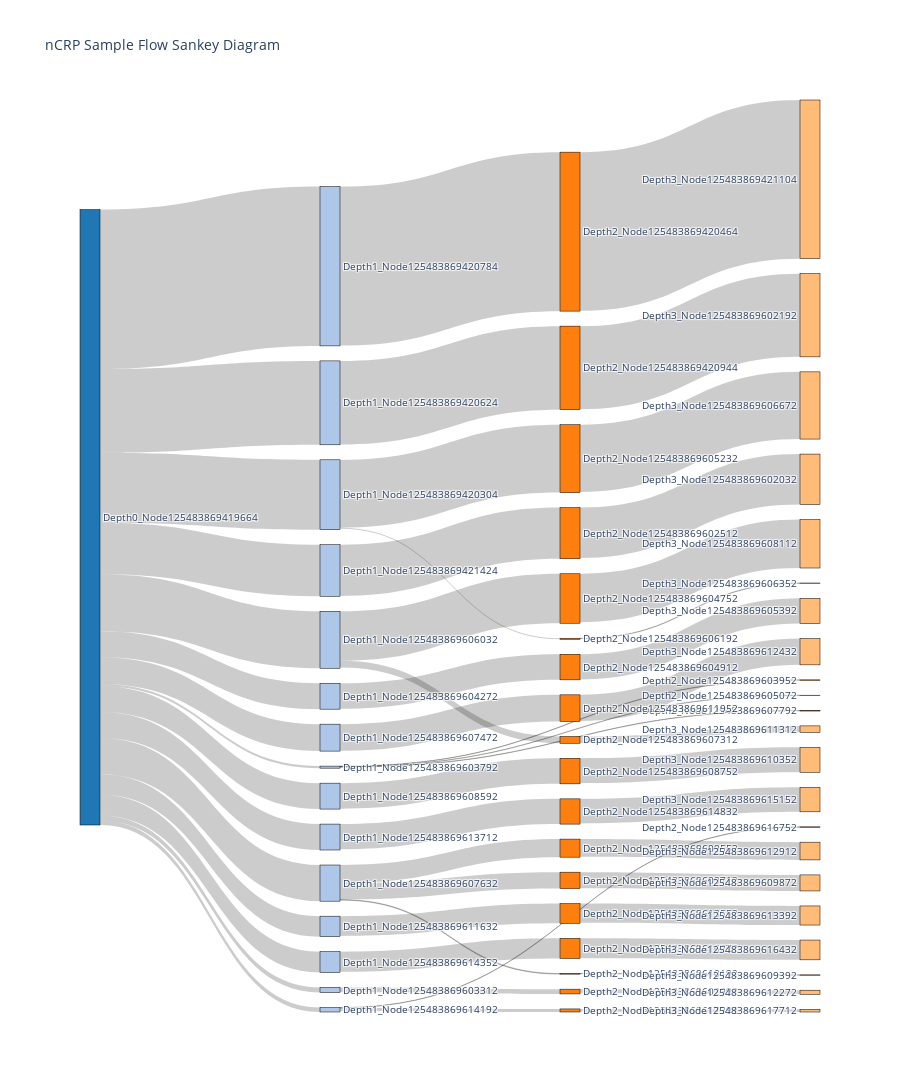

The notebook cell this image was saved under:
### Code cell
def plot_sankey(source, target, value, labels, label_depths, height=600):
    # Use a colormap (e.g., tab20) to assign colors by depth
    unique_depths = sorted(set(label_depths.values()))
    cmap = plt.get_cmap('tab20')
    depth_colors = {d: mcolors.to_hex(cmap(i % 20)) for i, d in enumerate(unique_depths)}
    
    node_colors = [depth_colors[label_depths[label]] for label in labels]

    fig = go.Figure(data=[go.Sankey(
        node=dict(
            pad=15,
            thickness=20,
            line=dict(color="black", width=0.5),
            label=labels,
            color=node_colors
        ),
        link=dict(
            source=source,
            target=target,
            value=value
        ))])

    fig.update_layout(
        title_text="nCRP Sample Flow Sankey Diagram",
        font_size=10,
        height=height
    )
    fig.show()


plot_sankey(*build_sankey_data(root), height=4000)

### Figure 1 — Plotly figure (JSON) as saved in the notebook; plotly's stock layout.template omitted (floating-point values rounded to 4 significant figures)
{"data": [{"link": {"source": [0, 1, 2, 0, 4, 5, 0, 7, 8, 8, 0, 11, 12, 11, 14, 11, 16, 0, 18, 19, 19, 0, 22, 23, 0, 25, 26, 26, 25, 29, 29, 25, 0, 33, 34, 33, 36, 36, 36, 0, 40, 41, 0, 43, 44, 44, 0, 47, 48, 47, 50, 47, 52, 0, 54, 55, 55, 54, 0, 59, 60, 59, 62, 59, 0, 65, 66, 66, 65, 0, 70, 70, 72, 0], "target": [1, 2, 3, 4, 5, 6, 7, 8, 9, 10, 11, 12, 13, 14, 15, 16, 17, 18, 19, 20, 21, 22, 23, 24, 25, 26, 27, 28, 29, 30, 31, 32, 33, 34, 35, 36, 37, 38, 39, 40, 41, 42, 43, 44, 45, 46, 47, 48, 49, 50, 51, 52, 53, 54, 55, 56, 57, 58, 59, 60, 61, 62, 63, 64, 65, 66, 67, 68, 69, 70, 71, 72, 73, 74], "value": [467, 466, 465, 246, 245, 244, 151, 150, 148, 0, 6, 1, 0, 1, 0, 1, 0, 15, 14, 12, 0, 76, 75, 74, 205, 199, 197, 0, 3, 1, 0, 0, 167, 20, 19, 145, 142, 0, 0, 79, 78, 77, 76, 75, 73, 0, 106, 48, 47, 53, 52, 2, 1, 60, 58, 56, 0, 0, 13, 1, 0, 9, 8, 0, 76, 74, 72, 0, 0, 61, 0, 59, 58, 0]}, "node": {"color": ["#1f77b4", "#aec7e8", "#ff7f0e", "#ffbb78", "#aec7e8", "#ff7f0e", "#ffbb78", "#aec7e8", "#ff7f0e", "#ffbb78", "#ffbb78", "#aec7e8", "#ff7f0e", "#ffbb78", "#ff7f0e", "#ffbb78", "#ff7f0e", "#ffbb78", "#aec7e8", "#ff7f0e", "#ffbb78", "#ffbb78", "#aec7e8", "#ff7f0e", "#ffbb78", "#aec7e8", "#ff7f0e", "#ffbb78", "#ffbb78", "#ff7f0e", "#ffbb78", "#ffbb78", "#ff7f0e", "#aec7e8", "#ff7f0e", "#ffbb78", "#ff7f0e", "#ffbb78", "#ffbb78", "#ffbb78", "#aec7e8", "#ff7f0e", "#ffbb78", "#aec7e8", "#ff7f0e", "#ffbb78", "#ffbb78", "#aec7e8", "#ff7f0e", "#ffbb78", "#ff7f0e", "#ffbb78", "#ff7f0e", "#ffbb78", "#aec7e8", "#ff7f0e", "#ffbb78", "#ffbb78", "#ff7f0e", "#aec7e8", "#ff7f0e", "#ffbb78", "#ff7f0e", "#ffbb78", "#ff7f0e", "#aec7e8", "#ff7f0e", "#ffbb78", "#ffbb78", "#ff7f0e", "#aec7e8", "#ff7f0e", "#ff7f0e", "#ffbb78", "#aec7e8"], "label": ["Depth0_Node125483869419664", "Depth1_Node125483869420784", "Depth2_Node125483869420464", "Depth3_Node125483869421104", "Depth1_Node125483869420624", "Depth2_Node125483869420944", "Depth3_Node125483869602192", "Depth1_Node125483869421424", "Depth2_Node125483869602512", "Depth3_Node125483869602032", "Depth3_Node125483869603152", "Depth1_Node125483869603792", "Depth2_Node125483869603952", "Depth3_Node125483869604432", "Depth2_Node125483869605072", "Depth3_Node125483869607952", "Depth2_Node125483869607792", "Depth3_Node125483869749328", "Depth1_Node125483869603312", "Depth2_Node125483869602992", "Depth3_Node125483869612272", "Depth3_Node125483869614032", "Depth1_Node125483869604272", "Depth2_Node125483869604912", "Depth3_Node125483869605392", "Depth1_Node125483869420304", "Depth2_Node125483869605232", "Depth3_Node125483869606672", "Depth3_Node125483869611792", "Depth2_Node125483869606192", "Depth3_Node125483869606352", "Depth3_Node125483869606992", "Depth2_Node125483869605712", "Depth1_Node125483869606032", "Depth2_Node125483869607312", "Depth3_Node125483869611312", "Depth2_Node125483869604752", "Depth3_Node125483869608112", "Depth3_Node125483869608432", "Depth3_Node125483869610992", "Depth1_Node125483869607472", "Depth2_Node125483869611952", "Depth3_Node125483869612432", "Depth1_Node125483869608592", "Depth2_Node125483869608752", "Depth3_Node125483869610352", "Depth3_Node125483869611152", "Depth1_Node125483869607632", "Depth2_Node125483869609712", "Depth3_Node125483869609872", "Depth2_Node125483869609552", "Depth3_Node125483869612912", "Depth2_Node125483869610192", "Depth3_Node125483869609392", "Depth1_Node125483869611632", "Depth2_Node125483869613552", "Depth3_Node125483869613392", "Depth3_Node125483869613872", "Depth2_Node125483869614672", "Depth1_Node125483869614192", "Depth2_Node125483869616752", "Depth3_Node125483869617072", "Depth2_Node125483869617392", "Depth3_Node125483869617712", "Depth2_Node125483869617552", "Depth1_Node125483869613712", "Depth2_Node125483869614832", "Depth3_Node125483869615152", "Depth3_Node125483869614992", "Depth2_Node125483869615472", "Depth1_Node125483869614352", "Depth2_Node125483869615952", "Depth2_Node125483869616272", "Depth3_Node125483869616432", "Depth1_Node125483869615792"], "line": {"color": "black", "width": 0.5}, "pad": 15, "thickness": 20}, "type": "sankey"}], "layout": {"font": {"size": 10}, "height": 4000, "title": {"text": "nCRP Sample Flow Sankey Diagram"}}}
